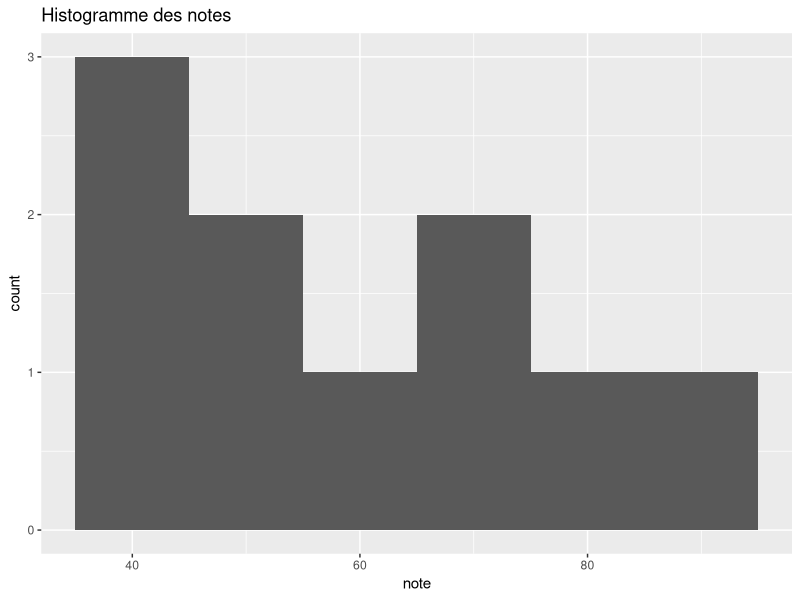
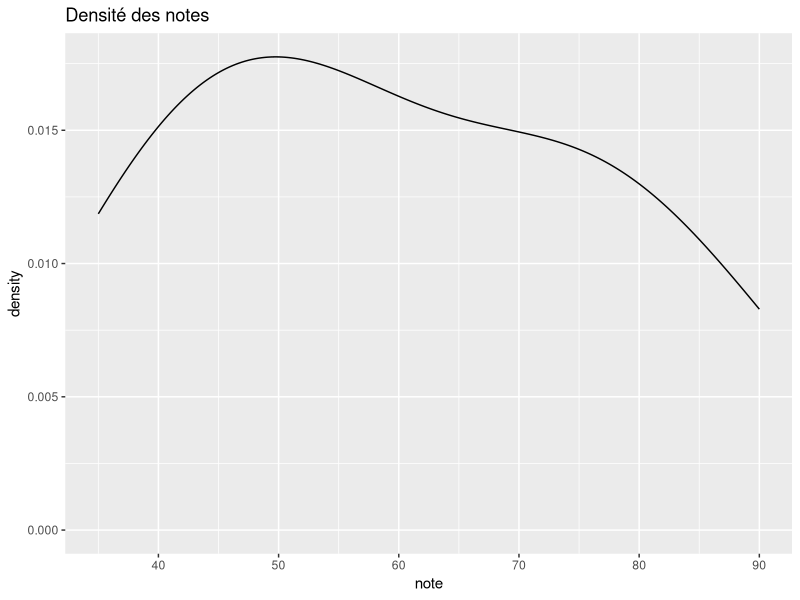
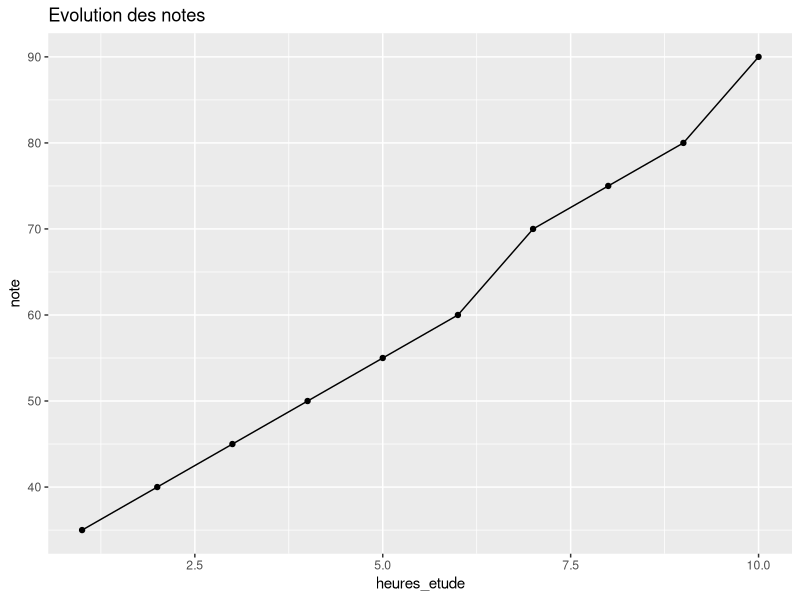
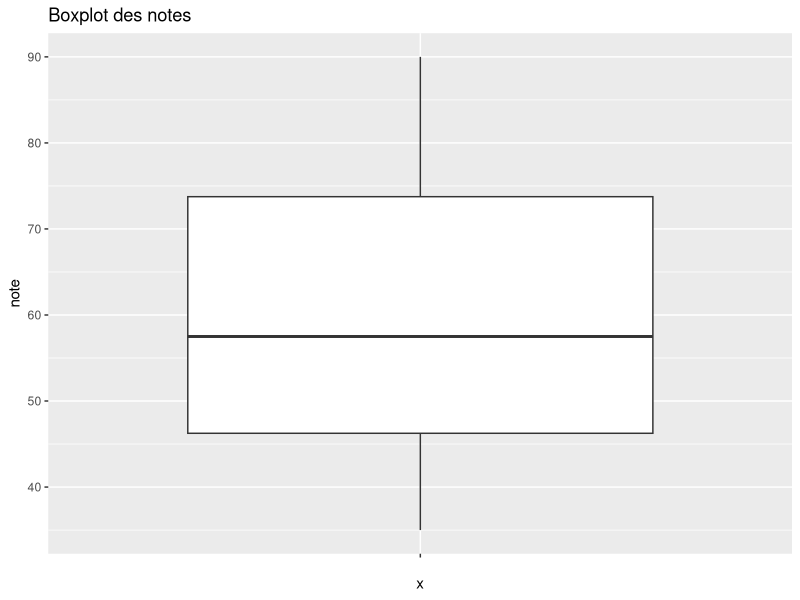
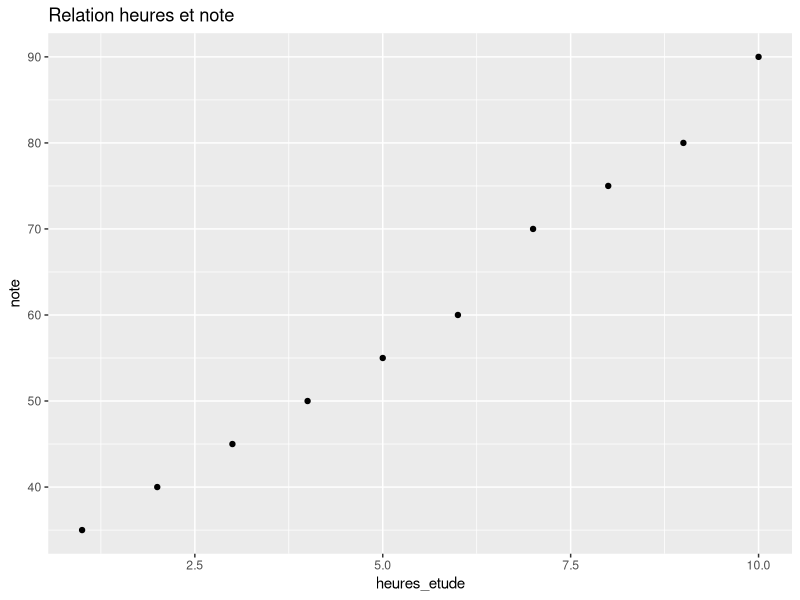
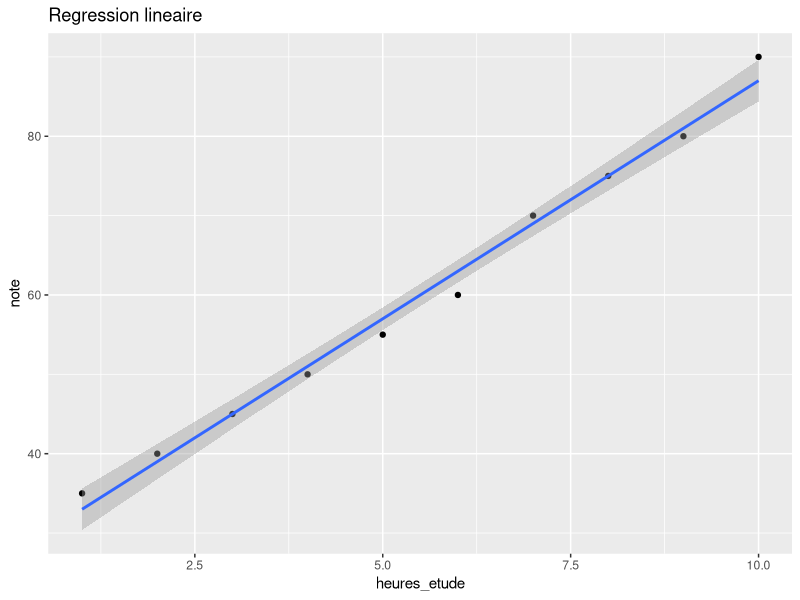

Reproduce these figures in R, in order.
# =========================
# 📚 CHARGEMENT DES LIBRAIRIES
# =========================
library(ggplot2)   # Pour les graphiques
library(dplyr)     # Pour manipuler les données
library(tidyr)     # Pour organiser les données

# =========================
# 📊 CREATION DU DATASET
# =========================
data <- data.frame(
  heures_etude = c(2,3,5,6,8,1,4,7,9,10),
  presence = c(60,70,80,90,95,50,65,85,88,92),
  note = c(40,45,55,60,75,35,50,70,80,90)
)

# =========================
# 📈 STATISTIQUES DESCRIPTIVES
# =========================

# Mean (Moyenne)
mean(data$note)

# Median (Médiane)
median(data$note)

# Mode (valeur la plus fréquente)
mode_function <- function(x){
  ux <- unique(x)
  ux[which.max(tabulate(match(x, ux)))]
}
mode_function(data$note)

# Range (Min et Max)
range(data$note)

# Variance
var(data$note)

# Standard Deviation (écart-type)
sd(data$note)

# Summary Statistics
summary(data)

# =========================
# 📊 CREATION D’UNE VARIABLE CONTINUE
# =========================

# Création d'un score global
data$score <- (data$heures_etude * 5 + data$presence * 0.5 + data$note) / 3

# =========================
# 📉 CORRELATION
# =========================

# Corrélation entre deux variables
cor(data$heures_etude, data$note)

# Exemple de corrélation négative (explication)
# Si une variable augmente et l'autre diminue, la corrélation est négative

# Test de corrélation
cor.test(data$heures_etude, data$note)

# =========================
# 📈 REGRESSION LINEAIRE
# =========================

# Fit linear model
model <- lm(note ~ heures_etude, data = data)

# Display model summary
summary(model)

# Regression Equation (coefficients)
coef(model)

# Predict Value Using Regression
data$prediction <- predict(model, data)

# =========================
# 📊 GRAPHIQUES
# =========================

# Histogram
ggplot(data, aes(x = note)) +
  geom_histogram(binwidth = 10) +
  ggtitle("Histogramme des notes")

# Density Plot
ggplot(data, aes(x = note)) +
  geom_density() +
  ggtitle("Densité des notes")

# Line Plot
ggplot(data, aes(x = heures_etude, y = note)) +
  geom_line() +
  geom_point() +
  ggtitle("Evolution des notes")

# Box Plot
ggplot(data, aes(x = "", y = note)) +
  geom_boxplot() +
  ggtitle("Boxplot des notes")

# Scatter Plot
ggplot(data, aes(x = heures_etude, y = note)) +
  geom_point() +
  ggtitle("Relation heures et note")

# Plot Regression line
ggplot(data, aes(x = heures_etude, y = note)) +
  geom_point() +
  geom_smooth(method = "lm") +
  ggtitle("Regression lineaire")
